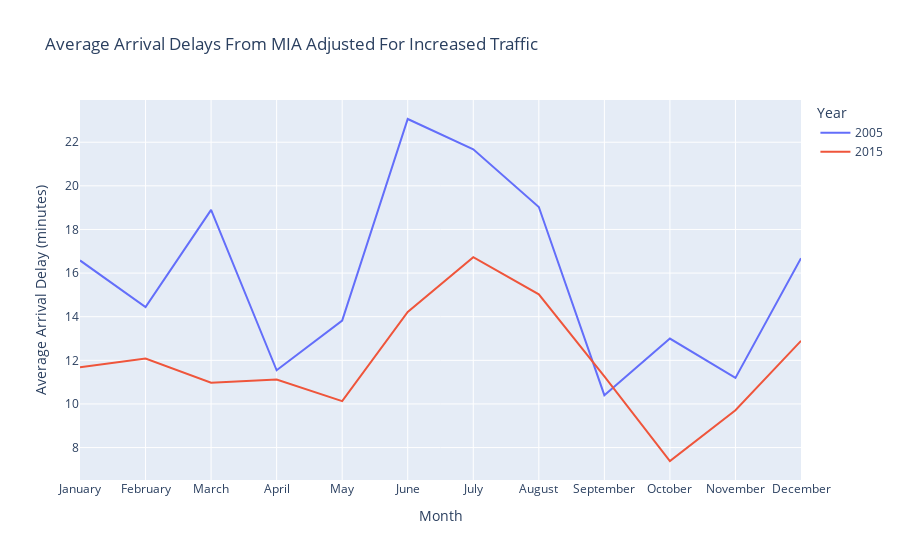

Here is the notebook cell this chart was saved with:
### Code cell
fig.show()

### Figure 1 — Plotly figure (JSON) as saved in the notebook; plotly's stock layout.template omitted (floating-point values rounded to 4 significant figures)
{"data": [{"hovertemplate": "Year=2005<br>Month=%{x}<br>Average Arrival Delay (minutes)=%{y}<extra></extra>", "legendgroup": "2005", "line": {"color": "#636efa", "dash": "solid"}, "mode": "lines", "name": "2005", "showlegend": true, "type": "scatter", "x": ["January", "February", "March", "April", "May", "June", "July", "August", "September", "October", "November", "December"], "xaxis": "x", "y": [16.58, 14.45, 18.9, 11.54, 13.82, 23.06, 21.68, 19.03, 10.4, 13.0, 11.2, 16.69], "yaxis": "y"}, {"hovertemplate": "Year=2015<br>Month=%{x}<br>Average Arrival Delay (minutes)=%{y}<extra></extra>", "legendgroup": "2015", "line": {"color": "#EF553B", "dash": "solid"}, "mode": "lines", "name": "2015", "showlegend": true, "type": "scatter", "x": ["January", "February", "March", "April", "May", "June", "July", "August", "September", "October", "November", "December"], "xaxis": "x", "y": [11.68, 12.09, 10.97, 11.12, 10.13, 14.22, 16.73, 15.03, 11.27, 7.385, 9.711, 12.89], "yaxis": "y"}], "layout": {"legend": {"title": {"text": "Year"}, "tracegroupgap": 0}, "title": {"text": "Average Arrival Delays From MIA Adjusted For Increased Traffic"}, "xaxis": {"anchor": "y", "domain": [0, 1], "title": {"text": "Month"}}, "yaxis": {"anchor": "x", "domain": [0, 1], "title": {"text": "Average Arrival Delay (minutes)"}}}}
